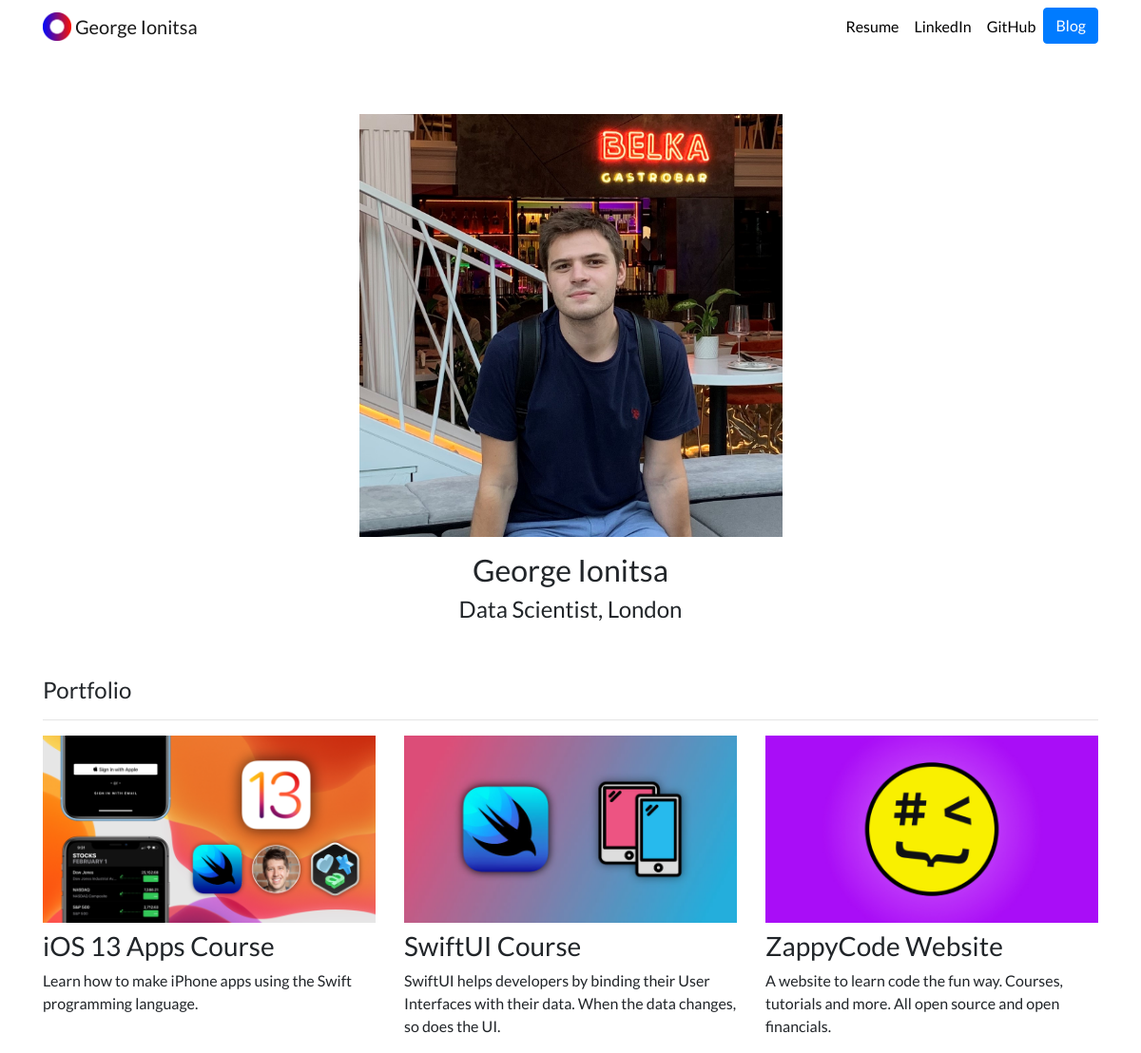
The page / on the database its author committed.
### portfolio/models.py (models this page shows, shortened)
class Project(models.Model):
    title = models.CharField(max_length=100)
    description = models.CharField(max_length=250)
    image = models.ImageField(upload_to='portfolio/images/')
    url = models.URLField(blank=True)

### portfolio/views.py (the view)
# urls.py: 2. Add a URL to urlpatterns:  path('', views.home, name='home')
def home(request):
    projects = Project.objects.all()
    return render(request, 'portfolio/home.html', {'projects':projects})

### portfolio/templates/portfolio/home.html
{% extends "portfolio/base.html" %}
{% load static %}
{% block content %}
<br>
    <br>
<div class="row justify-content-center my-3">
  <div class="col-5">
    <img src="{% static 'portfolio/IMG_1543CROP.jpg' %}" class="img-fluid">
  </div>
</div>
<div class="row justify-content-center mb-2">
  <div class="col-md-9 text-center">
    <h2>George Ionitsa</h2>
    <h4>Data Scientist, London</h4>
</div>
</div>
<h4 class="mt-5">Portfolio</h4>
<hr>
<div class="row">
  {% for project in projects %}
  <div class="col-lg-4 col-md-6">
    {% if project.url %}
    <a href="{{ project.url }}">
      <img src="{{ project.image.url }}" class="img-fluid mb-2">
    </a>
    {% else %}
    <img src="{{ project.image.url }}" class="img-fluid mb-2">
    {% endif %}
    <h3>{{ project.title }}</h3>
    <p>{{ project.description }}</p>
  </div>
  {% endfor %}
</div>
{% endblock %}

### portfolio/templates/portfolio/base.html (shortened to what this page needs)
{% load static %}
<!doctype html>
<html lang="en">
<head>
  <link rel="stylesheet" href="https://stackpath.bootstrapcdn.com/bootstrap/4.4.1/css/bootstrap.min.css">
  <link rel="stylesheet" href="{% static "portfolio/custom.css" %}">
</head>
<body>
  <nav id="topNav" class="navbar navbar-expand-md navbar-light">
    <div class="container">
      <a class="navbar-brand" href="{% url 'home' %}">
        <img src="{% static "portfolio/Logo.png" %}" width="30" height="30" class="d-inline-block align-top" alt="George's Logo">
        <span>George Ionitsa</span>
      </a>
      <div class="collapse navbar-collapse text-center" id="navbarNav">
        <ul class="navbar-nav ml-auto">
          <li class="nav-item">
            <a class="nav-link" href="{% static "portfolio/George_Ionitsa_CV.pdf" %}">Resume</a>
          </li>
          <li class="nav-item">
            <a class="nav-link" href="https://www.linkedin.com/in/ionitsa/" target="_blank">LinkedIn</a>
          </li>
          <li class="nav-item">
            <a class="nav-link" href="https://github.com/jorikuss" target="_blank">GitHub</a>
          </li>
          <li>
            <a role="button" href="{% url 'blog:all_blogs' %}" class="btn btn-primary">Blog</a>
          </li>
        </ul>
      </div>
    </div>
  </nav>
  <div class="container">
    {% block content %}{% endblock %}
  </div>
</body>
</html>

### portfolio/static/portfolio/custom.css (style rules this page uses)
.navbar-nav .nav-link { color: rgba(0,0,0,1) !important; }
body { font-family: 'Lato', sans-serif; }

### rows shown on the page
Project: image (picture), title "iOS 13 Apps Course", description "Learn how to make iPhone apps using the Swift programming language."
Project: image (picture), title "SwiftUI Course", description "SwiftUI helps developers by binding their User Interfaces with their data. When the data changes, so does the UI."
Project: image (picture), title "ZappyCode Website", description "A website to learn code the fun way. Courses, tutorials and more. All open source and open financials."
